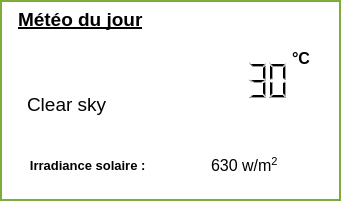
     <widget class="QWidget" name="weather" native="true">
      <property name="geometry">
       <rect>
        <x>680</x>
        <y>99</y>
        <width>341</width>
        <height>201</height>
       </rect>
      </property>
      <property name="styleSheet">
       <string notr="true">background-color: rgb(255, 255, 255);border:2px solid rgb(125, 172, 56);</string>
      </property>
      <widget class="QLabel" name="WeatherImage">
       <property name="geometry">
        <rect>
         <x>40</x>
         <y>44</y>
         <width>41</width>
         <height>41</height>
        </rect>
       </property>
       <property name="styleSheet">
        <string notr="true">border:0px ;</string>
       </property>
       <property name="text">
        <string/>
       </property>
       <property name="pixmap">
        <pixmap>images/01d.png</pixmap>
       </property>
       <property name="scaledContents">
        <bool>true</bool>
       </property>
      </widget>
      <widget class="QLabel" name="label_106">
       <property name="geometry">
        <rect>
         <x>292</x>
         <y>48</y>
         <width>31</width>
         <height>21</height>
        </rect>
       </property>
       <property name="font">
        <font>
         <pointsize>12</pointsize>
         <weight>75</weight>
         <bold>true</bold>
        </font>
       </property>
       <property name="styleSheet">
        <string notr="true">color: rgb(0, 0, 0);border:0px ;</string>
       </property>
       <property name="text">
        <string>°C</string>
       </property>
      </widget>
      <widget class="QLCDNumber" name="temperature">
       <property name="geometry">
        <rect>
         <x>242</x>
         <y>60</y>
         <width>51</width>
         <height>41</height>
        </rect>
       </property>
       <property name="font">
        <font>
         <pointsize>12</pointsize>
        </font>
       </property>
       <property name="styleSheet">
        <string notr="true">color:rgb(0, 0, 0);border:0px ;</string>
       </property>
       <property name="digitCount">
        <number>2</number>
       </property>
       <property name="value" stdset="0">
        <double>30.000000000000000</double>
       </property>
      </widget>
      <widget class="QLabel" name="description">
       <property name="geometry">
        <rect>
         <x>27</x>
         <y>94</y>
         <width>191</width>
         <height>21</height>
        </rect>
       </property>
       <property name="font">
        <font>
         <family>Arial</family>
         <pointsize>14</pointsize>
        </font>
       </property>
       <property name="styleSheet">
        <string notr="true">color: rgb(0, 0, 0);border:0px ;</string>
       </property>
       <property name="text">
        <string>Clear sky</string>
       </property>
       <property name="alignment">
        <set>Qt::AlignLeading|Qt::AlignLeft|Qt::AlignVCenter</set>
       </property>
      </widget>
      <widget class="QLabel" name="humidity">
       <property name="geometry">
        <rect>
         <x>14</x>
         <y>150</y>
         <width>151</width>
         <height>31</height>
        </rect>
       </property>
       <property name="font">
        <font>
         <family>Arial</family>
         <pointsize>10</pointsize>
         <weight>75</weight>
         <bold>true</bold>
        </font>
       </property>
       <property name="styleSheet">
        <string notr="true">color: rgb(0, 0, 0);border:0px ;</string>
       </property>
       <property name="text">
        <string>&lt;html&gt;&lt;head/&gt;&lt;body&gt;&lt;p&gt;Irradiance solaire : &lt;/p&gt;&lt;/body&gt;&lt;/html&gt;</string>
       </property>
       <property name="alignment">
        <set>Qt::AlignCenter</set>
       </property>
      </widget>
      <widget class="QLabel" name="label_4">
       <property name="geometry">
        <rect>
         <x>18</x>
         <y>9</y>
         <width>151</width>
         <height>21</height>
        </rect>
       </property>
       <property name="font">
        <font>
         <pointsize>14</pointsize>
         <weight>75</weight>
         <bold>true</bold>
         <underline>true</underline>
        </font>
       </property>
       <property name="styleSheet">
        <string notr="true">color: rgb(0, 0, 0);border:0px;</string>
       </property>
       <property name="text">
        <string>Météo du jour</string>
       </property>
      </widget>
      <widget class="QLabel" name="label">
       <property name="geometry">
        <rect>
         <x>211</x>
         <y>150</y>
         <width>101</width>
         <height>31</height>
        </rect>
       </property>
       <property name="font">
        <font>
         <pointsize>12</pointsize>
        </font>
       </property>
       <property name="styleSheet">
        <string notr="true">color:black;border:0px;</string>
       </property>
       <property name="text">
        <string>&lt;html&gt;&lt;head/&gt;&lt;body&gt;&lt;p&gt;630 w/m&lt;span style=&quot; vertical-align:super;&quot;&gt;2&lt;/span&gt;&lt;/p&gt;&lt;/body&gt;&lt;/html&gt;</string>
       </property>
      </widget>
     </widget>
